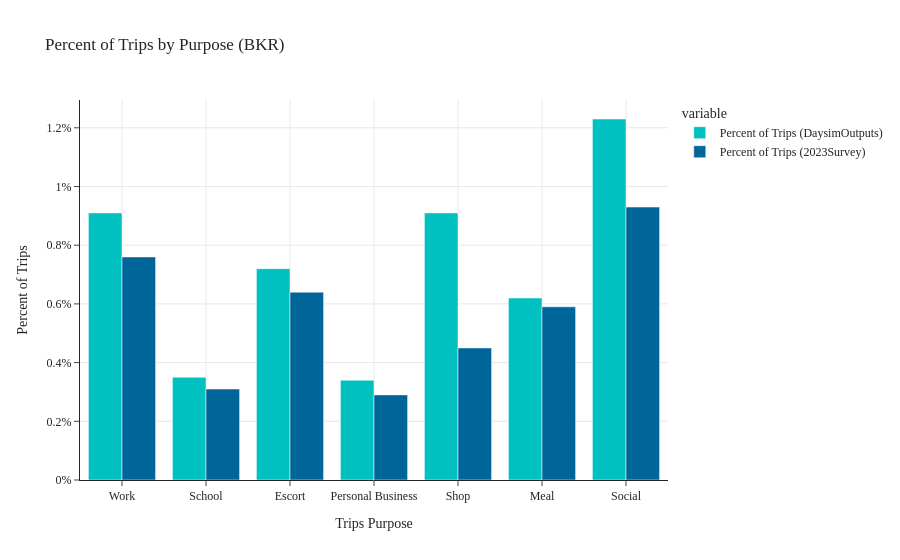

The notebook cell this image was saved under:
### Code cell
pc_trip_by_purp(data1=data_daysim_bkr, data2=data_survey_bkr, tag='BKR')

### Figure 1 — Plotly figure (JSON) as saved in the notebook; plotly's stock layout.template omitted (floating-point values rounded to 4 significant figures)
{"data": [{"alignmentgroup": "True", "hovertemplate": "variable=Percent of Trips (DaysimOutputs)<br>Trips Purpose=%{x}<br>value=%{y}<extra></extra>", "legendgroup": "Percent of Trips (DaysimOutputs)", "marker": {"color": "#00C0C0", "pattern": {"shape": ""}}, "name": "Percent of Trips (DaysimOutputs)", "offsetgroup": "Percent of Trips (DaysimOutputs)", "orientation": "v", "showlegend": true, "textposition": "auto", "type": "bar", "x": ["Work", "School", "Escort", "Personal Business", "Shop", "Meal", "Social"], "xaxis": "x", "y": [0.91, 0.35, 0.72, 0.34, 0.91, 0.62, 1.23], "yaxis": "y"}, {"alignmentgroup": "True", "hovertemplate": "variable=Percent of Trips (2023Survey)<br>Trips Purpose=%{x}<br>value=%{y}<extra></extra>", "legendgroup": "Percent of Trips (2023Survey)", "marker": {"color": "#006598", "pattern": {"shape": ""}}, "name": "Percent of Trips (2023Survey)", "offsetgroup": "Percent of Trips (2023Survey)", "orientation": "v", "showlegend": true, "textposition": "auto", "type": "bar", "x": ["Work", "School", "Escort", "Personal Business", "Shop", "Meal", "Social"], "xaxis": "x", "y": [0.76, 0.31, 0.64, 0.29, 0.45, 0.59, 0.93], "yaxis": "y"}], "layout": {"barmode": "group", "legend": {"title": {"text": "variable"}, "tracegroupgap": 0}, "title": {"text": "Percent of Trips by Purpose (BKR)"}, "xaxis": {"anchor": "y", "domain": [0.0, 1.0], "showgrid": true, "title": {"text": "Trips Purpose"}}, "yaxis": {"anchor": "x", "domain": [0.0, 1.0], "showgrid": true, "ticksuffix": "%", "title": {"text": "Percent of Trips"}}}}
